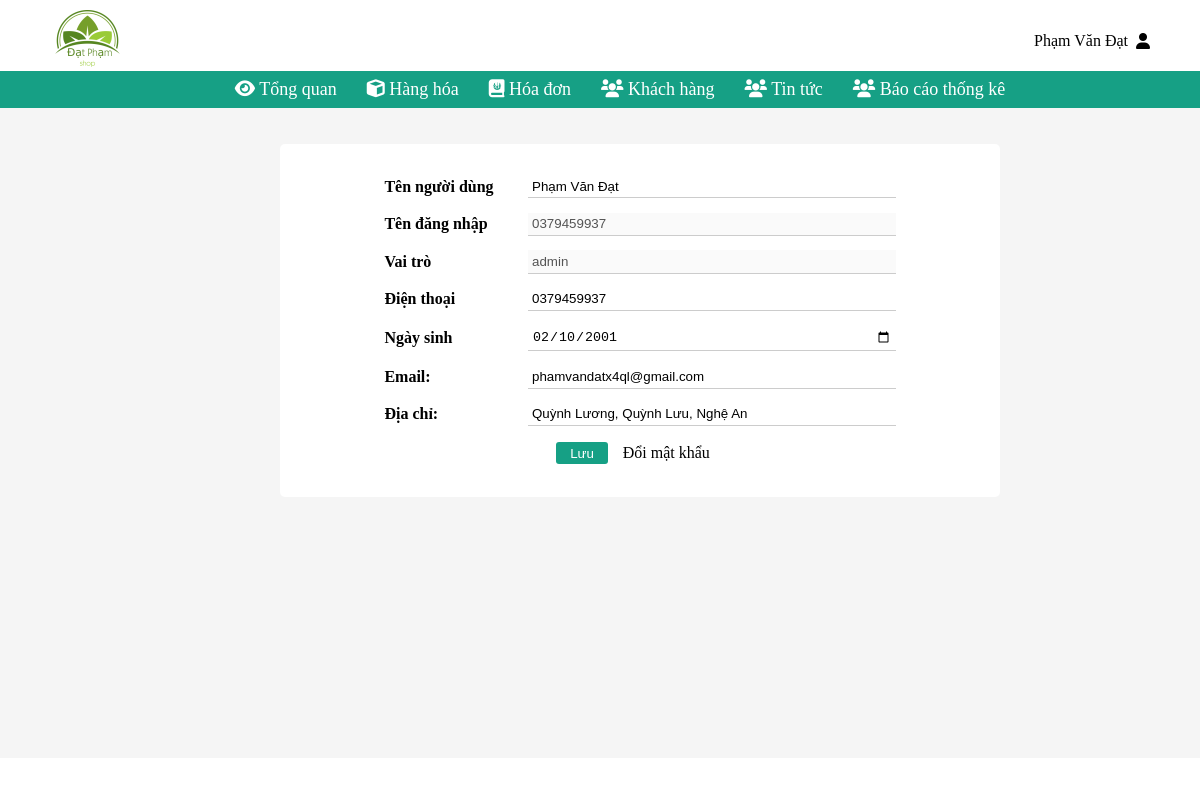
Page /admin/info_admin.php (signed in) on the committed database.
### tables this page shows
CREATE TABLE `users` (
  `id_user` int(11) NOT NULL,
  `name_user` varchar(255) NOT NULL,
  `phone_user` char(15) NOT NULL,
  `date_birth_user` date NOT NULL,
  `address_user` varchar(255) NOT NULL,
  `email_user` varchar(255) NOT NULL,
  `nickname` char(255) NOT NULL,
  `password` char(255) NOT NULL,
  `role_id` int(11) NOT NULL
);

CREATE TABLE `role` (
  `role_id` int(11) NOT NULL,
  `role_name` varchar(255) NOT NULL
);

### handler_database.php (called while the page is built, shortened)
<?php
class handler_database{
   private $__conn;
    public function connect_DB(){
        if(!$this->__conn){
            $this->__conn = mysqli_connect("localhost","root","","datpham_shop");
            mysqli_query($this->__conn, "SET character_set_results = 'utf8', character_set_client = 'utf8',
            character_set_database = 'utf8', character_set_server = 'utf8'");
        }
    }
    public function get_list($sql){
        $result = mysqli_query($this->__conn,$sql);
        if( $result->num_rows >0 ){
            $return = array();
            while($row = $result->fetch_assoc() ){
                $return[] = $row;
            }
            return $return;
        }
    }
}
?>

### admin/info_admin.php (the view, shortened to what this page needs)
<?php
require_once '../handler_database.php';
$admin_header = new handler_database();
$admin_name = $admin_header->get_list('select * from users');
foreach ($admin_name as $v) {
    if ($v['id_user'] == $_SESSION['user_admin_id']) {
        $name = $v['name_user'];
    }
}
?>
<!doctype html>
<html lang="en">
<head>
    <link rel="stylesheet" href="https://cdnjs.cloudflare.com/ajax/libs/font-awesome/6.0.0-beta2/css/all.min.css"
/>
    <link rel="stylesheet" href="../css/style_admin.css">
</head>
<body>
<div class="header">
    <div class="header__top">
        <div class="container">
            <div class="header__top--left">
                <img src="../image/logo.png" alt="">
            </div>
            <div class="header__top--right">
                <a href="#" disabled="disabled">
                    <p><?php echo $name; ?></p>
                    <i class="fas fa-user"></i>
                </a>
            </div>
        </div>
    </div>
    <div class="header__center">
        <div class="container">
            <ul>
                <li>
                    <a href="index.php">
                        <i class="fas fa-eye"></i>
                        <span>Tổng quan</span>
                    </a>
                </li>
                <li class="menu">
                    <a disabled="disabled">
                        <i class="fas fa-cube"></i>
                        <span>Hàng hóa</span>
                    </a>
                </li>
                <li>
                    <a href="bills.php">
                        <i class="fas fa-journal-whills"></i>
                        <span>Hóa đơn</span>
                    </a>
                </li>
                <li>
                    <a href="users.php">
                        <i class="fas fa-users"></i>
                        <span>Khách hàng</span>
                    </a>
                </li>
                <li>
                    <a href="news.php">
                        <i class="fas fa-users"></i>
                        <span>Tin tức</span>
                    </a>
                </li>
                <li class="menu">
                    <a disabled="disabled">
                        <i class="fas fa-users"></i>
                        <span>Báo cáo thống kê</span>
                    </a>
                </li>
            </ul>
        </div>
    </div>
</div>
<div class="main__info-admin">
    <div class="container">
        <form action="info_admin.php" method="post">
            <?php
                $new = new handler_database();
                $info_admin = $new->get_list('select * from users inner join role on role.role_id =users.role_id
                        where users.role_id = '.$_SESSION['user_admin_id']);
                if ( $info_admin){
                    foreach ($info_admin as $item) {
                        if ( $item['role_name'] =="admin")
                            echo "
                                <div>
                                    <strong>Tên người dùng</strong>
                                    <input type=\"text\" name=\"fullname\" value='".$item['name_user']."'>
                                </div>
                                <div>
                                    <strong>Tên đăng nhập</strong>
                                    <input type=\"text\" name=\"nickname\" disabled value='".$item['nickname']."'>
                                </div>
                                <div>
                                    <strong>Vai trò</strong>
                                    <input type=\"text\" disabled name=\"role_name\" value='".$item['role_name']."'>
                                </div>
                                <div>
                                    <strong>Điện thoại</strong>
                                    <input type=\"tel\" name=\"phone\" value='".$item['phone_user']."' onkeyup=\"this.value=this.value.replace(/[^\d]/,'')\">
                                </div>
                                <div>
                                    <strong>Ngày sinh</strong>
                                    <input type=\"date\" name=\"date_birth\" value='".$item['date_birth_user']."'>
                                </div>
                                <div>
                                    <strong>Email:</strong>
                                    <input type=\"email\" name=\"email\" value='".$item['email_user']."'>
                                </div>
                                <div>
                                    <strong>Địa chỉ:</strong>
                                    <input type=\"text\" name=\"address\" value='".$item['address_user']."'>
                                </div>
                                <div>
                                    <input type=\"submit\" name=\"update_info\" value=\"Lưu\">
                                    <a href=\"\">Đổi mật khẩu</a>
                                </div>";
                    }
                }
            ?>
        </form>
    </div>
</div>
</body>
</html>

### css/style_admin.css (style rules this page uses)
body { padding: 0; margin: 0; position: relative; }
.container { margin: 0; padding: 0 40px; }
.header>.header__top>.container { display: flex; justify-content: space-between; align-items: center; padding: 10px 40px 0 40px; }
.header>.header__top>.container>.header__top--left>img { width: 50%; }
.header__center>.container>ul { display: flex; justify-content: center; list-style: none; margin: 0; }
.header__center>.container>ul>li a { text-decoration: none; padding: 8px 15px; display: inline-block; color:white; cursor: pointer; }
.header__center>.container>ul>li { position: relative; }
.header__center>.container { background: #16A085; }
.header__center>.container>ul>li>a { color: white; }
.header__center { font-size: 18px; }
.header__top--right { display: flex; align-items: center; justify-content: space-between; position: relative; }
.header__top--right>a { display: flex; align-items: center; text-decoration: none; color: black; padding: 10px; }
.header__top--right>a>i { margin-left: 8px; }
.header__top--right>a>p { margin: 0; }
.header__top--right>ul>li,.header__top--right { transition:0.8s all ease; }
.main__info-admin>.container>form { width: 60%; margin: 3% auto; background: white; padding: 2% 0%; border-radius: 5px; }
.main__info-admin>.container>form>div { display: flex; align-items: center; padding: 1% 0; justify-content: center; }
.main__info-admin>.container>form>div>strong { width: 20%; }
.main__info-admin>.container>form>div:not(:last-child)>input { width: 50%; padding: 0.5% 0.5%; border: none; outline: none; border-bottom: 1px solid #ccc; }
.main__info-admin>.container>form>div:last-child>input { padding: 0.5% 2%; border: none; border-radius: 3px; background: #16A085; color: white; }
.main__info-admin>.container>form>div:last-child { text-align: center; width: 100%; margin: 0 auto; }
.main__info-admin>.container { display: inline-block; width: 100%; background: whitesmoke; min-height: 650px; }
.main__info-admin>.container>form>div:last-child>a { text-decoration: none; padding: 0.5% 2%; color: black; transition: 0.5s all ease; }
.main__info-admin { width: 100%; overflow: hidden; }

### rows in the picture
users: name_user "Phạm Văn Đạt", fullname "Phạm Văn Đạt", nickname "0379459937", role_name "admin", phone "0379459937", date_birth "02/10/2001", email "phamvandatx4ql@gmail.com", address "Quỳnh Lương, Quỳnh Lưu, Nghệ An"
